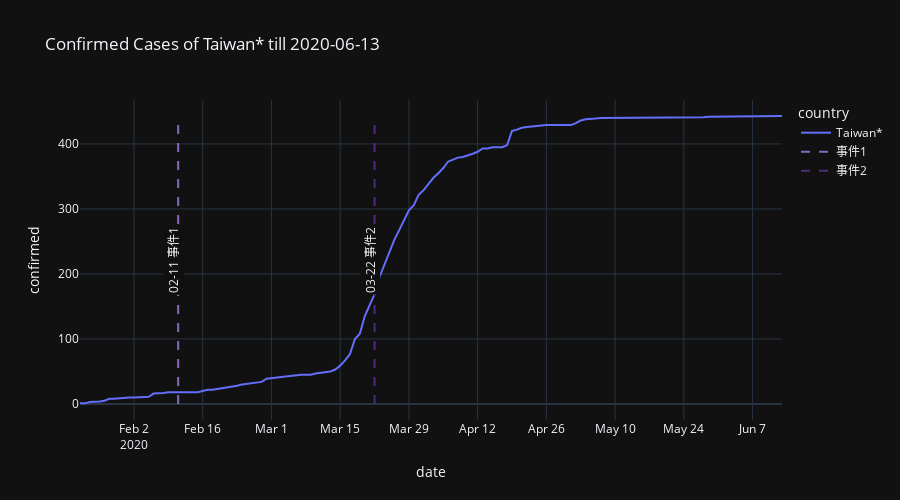
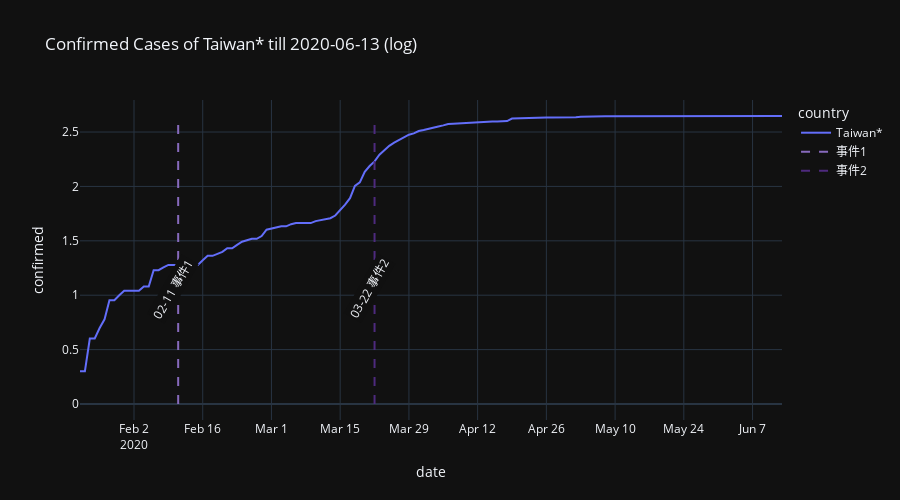
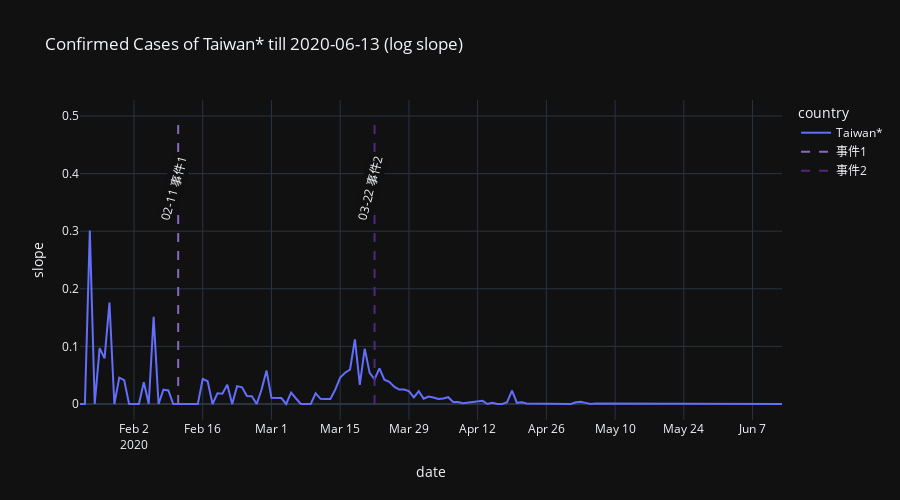

Notebook code cell kept with these figures, in order:
### Markdown cell above
### 台灣

### Code cell
def gen_random_color(min_value=0, max_value=256) -> str:
    """Generate random color for plotly"""
    r, g, b = np.random.randint(min_value, max_value, 3)
    return f'rgb({r},{g},{b})'  

color_1 = gen_random_color(min_value=20) # 限制境外移入 (病例)
color_2 = gen_random_color(min_value=20) # 擴大篩檢 (列出隱藏病例)
color_3 = gen_random_color(min_value=20) # 口罩禁止出口 (人民開始意識到疫情嚴重性)
color_4 = gen_random_color(min_value=20) # 封城/宵禁/禁足
color_5 = gen_random_color(min_value=20) # 保持社交距離/強制戴口罩

events = [['02-11', '事件1', color_1],
          ['03-22', '事件2', color_2]]
plot_by_country('Taiwan*', events)
plot_by_country2('Taiwan*', events, 0.4, -60)
plot_by_country3('Taiwan*', events, 0.75, -75)

### Figure 1 — Plotly figure (JSON) as saved in the notebook; plotly's stock layout.template omitted (floating-point values rounded to 4 significant figures; data arrays with more than 128 entries replaced by an {"elided": "..."} marker saying what was removed)
{"data": [{"hovertemplate": "country=Taiwan*<br>date=%{x}<br>confirmed=%{y}<extra></extra>", "legendgroup": "Taiwan*", "line": {"color": "#636efa", "dash": "solid"}, "mode": "lines", "name": "Taiwan*", "orientation": "v", "showlegend": true, "type": "scatter", "x": {"elided": "144 str values"}, "xaxis": "x", "y": {"elided": "144 int values"}, "yaxis": "y"}, {"line": {"color": "rgb(135,106,189)", "dash": "dash"}, "mode": "lines", "name": "事件1", "type": "scatter", "x": ["2020-02-11", "2020-02-11"], "y": [0, 443]}, {"line": {"color": "rgb(78,42,126)", "dash": "dash"}, "mode": "lines", "name": "事件2", "type": "scatter", "x": ["2020-03-22", "2020-03-22"], "y": [0, 443]}], "layout": {"annotations": [{"bgcolor": "#101010", "showarrow": false, "text": "02-11 事件1", "textangle": -90, "x": "2020-02-10", "y": 221.5}, {"bgcolor": "#101010", "showarrow": false, "text": "03-22 事件2", "textangle": -90, "x": "2020-03-21", "y": 221.5}], "height": 500, "legend": {"title": {"text": "country"}, "tracegroupgap": 0}, "title": {"text": "Confirmed Cases of Taiwan* till 2020-06-13"}, "xaxis": {"anchor": "y", "domain": [0, 1], "title": {"text": "date"}}, "yaxis": {"anchor": "x", "domain": [0, 1], "title": {"text": "confirmed"}}}}

### Figure 2 — Plotly figure (JSON) as saved in the notebook; plotly's stock layout.template omitted (floating-point values rounded to 4 significant figures; data arrays with more than 128 entries replaced by an {"elided": "..."} marker saying what was removed)
{"data": [{"hovertemplate": "country=Taiwan*<br>date=%{x}<br>confirmed=%{y}<extra></extra>", "legendgroup": "Taiwan*", "line": {"color": "#636efa", "dash": "solid"}, "mode": "lines", "name": "Taiwan*", "orientation": "v", "showlegend": true, "type": "scatter", "x": {"elided": "144 str values"}, "xaxis": "x", "y": {"elided": "144 float values"}, "yaxis": "y"}, {"line": {"color": "rgb(135,106,189)", "dash": "dash"}, "mode": "lines", "name": "事件1", "type": "scatter", "x": ["2020-02-11", "2020-02-11"], "y": [0, 2.647]}, {"line": {"color": "rgb(78,42,126)", "dash": "dash"}, "mode": "lines", "name": "事件2", "type": "scatter", "x": ["2020-03-22", "2020-03-22"], "y": [0, 2.647]}], "layout": {"annotations": [{"bgcolor": "#101010", "showarrow": false, "text": "02-11 事件1", "textangle": -60, "x": "2020-02-10", "y": 1.059}, {"bgcolor": "#101010", "showarrow": false, "text": "03-22 事件2", "textangle": -60, "x": "2020-03-21", "y": 1.059}], "height": 500, "legend": {"title": {"text": "country"}, "tracegroupgap": 0}, "title": {"text": "Confirmed Cases of Taiwan* till 2020-06-13 (log)"}, "xaxis": {"anchor": "y", "domain": [0, 1], "title": {"text": "date"}}, "yaxis": {"anchor": "x", "domain": [0, 1], "title": {"text": "confirmed"}}}}

### Figure 3 — Plotly figure (JSON) as saved in the notebook; plotly's stock layout.template omitted (floating-point values rounded to 4 significant figures; data arrays with more than 128 entries replaced by an {"elided": "..."} marker saying what was removed)
{"data": [{"hovertemplate": "country=Taiwan*<br>date=%{x}<br>slope=%{y}<extra></extra>", "legendgroup": "Taiwan*", "line": {"color": "#636efa", "dash": "solid"}, "mode": "lines", "name": "Taiwan*", "orientation": "v", "showlegend": true, "type": "scatter", "x": {"elided": "144 str values"}, "xaxis": "x", "y": {"elided": "144 float values"}, "yaxis": "y"}, {"line": {"color": "rgb(135,106,189)", "dash": "dash"}, "mode": "lines", "name": "事件1", "type": "scatter", "x": ["2020-02-11", "2020-02-11"], "y": [0, 0.5]}, {"line": {"color": "rgb(78,42,126)", "dash": "dash"}, "mode": "lines", "name": "事件2", "type": "scatter", "x": ["2020-03-22", "2020-03-22"], "y": [0, 0.5]}], "layout": {"annotations": [{"bgcolor": "#101010", "showarrow": false, "text": "02-11 事件1", "textangle": -75, "x": "2020-02-10", "y": 0.375}, {"bgcolor": "#101010", "showarrow": false, "text": "03-22 事件2", "textangle": -75, "x": "2020-03-21", "y": 0.375}], "height": 500, "legend": {"title": {"text": "country"}, "tracegroupgap": 0}, "title": {"text": "Confirmed Cases of Taiwan* till 2020-06-13 (log slope)"}, "xaxis": {"anchor": "y", "domain": [0, 1], "title": {"text": "date"}}, "yaxis": {"anchor": "x", "domain": [0, 1], "title": {"text": "slope"}}}}
